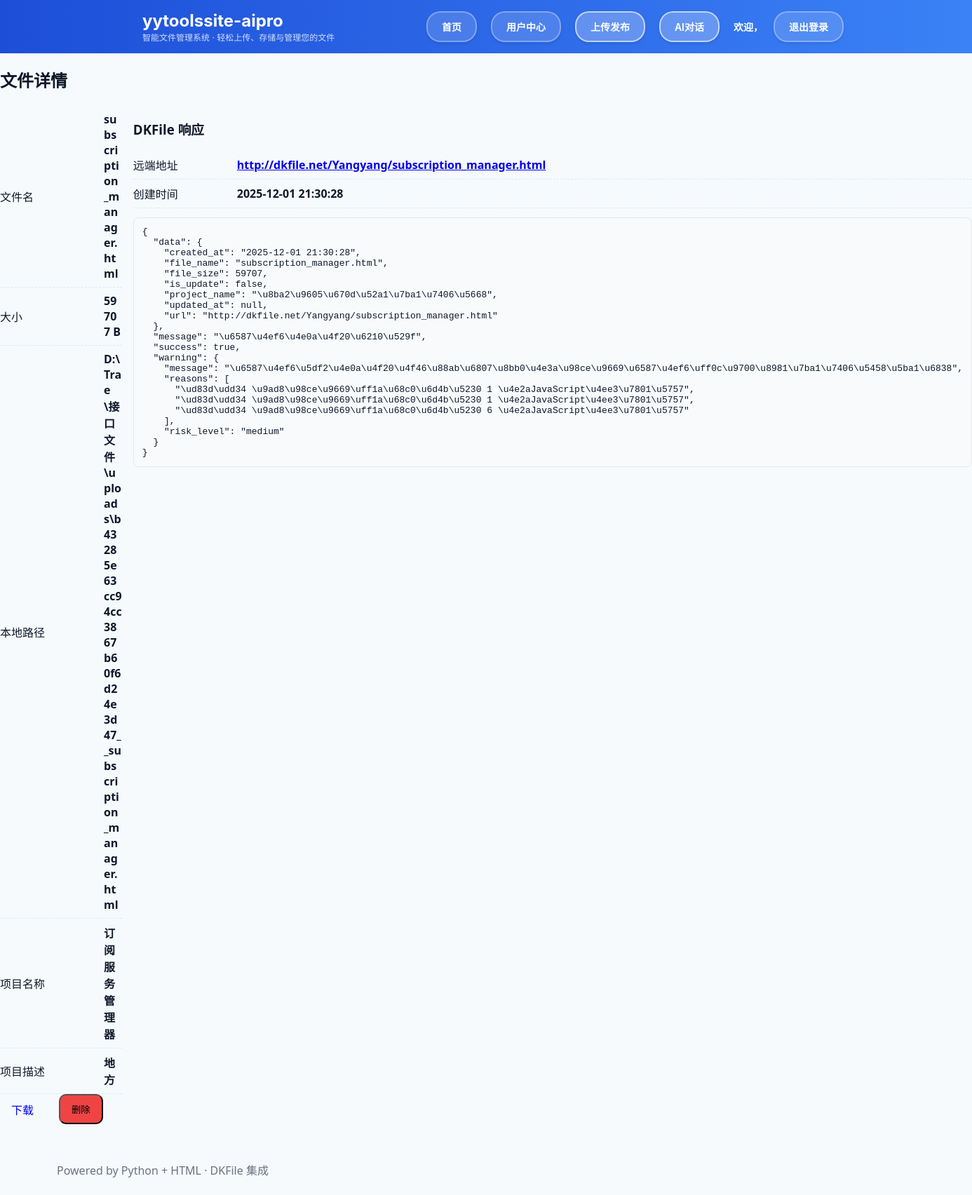
The page /files/b43285e63cc94cc3867b60f6d24e3d47 (signed in) on the database its author committed.
### tables this page shows
CREATE TABLE files (
                        id TEXT PRIMARY KEY,
                        filename TEXT NOT NULL,
                        stored_name TEXT NOT NULL,
                        path TEXT NOT NULL,
                        size INTEGER NOT NULL,
                        dkfile TEXT,
                        project_name TEXT,
                        project_desc TEXT
                    , user_id TEXT DEFAULT "default_user");

### app.py (the view)
    def decorated_function(*args, **kwargs):
        if 'user_id' not in session:
            return redirect(url_for('login', next=request.url))
        return f(*args, **kwargs)

### app.py (called while the page is built)
def ensure_dirs():
    UPLOAD_DIR.mkdir(parents=True, exist_ok=True)
    DATA_DIR.mkdir(parents=True, exist_ok=True)

def get_db():
    conn = sqlite3.connect(str(DB_FILE))
    conn.row_factory = sqlite3.Row
    return conn

def get_file_by_id(file_id, user_id=None, check_owner=True):
    conn = get_db()
    try:
        if check_owner and user_id:
            row = conn.execute('SELECT * FROM files WHERE id = ? AND user_id = ?', (file_id, user_id)).fetchone()
        else:
            row = conn.execute('SELECT * FROM files WHERE id = ?', (file_id,)).fetchone()
        if row:
            return {"id": row["id"], "filename": row["filename"], "stored_name": row["stored_name"],
                    "path": row["path"], "size": row["size"], "dkfile": json.loads(row["dkfile"] if row["dkfile"] else "null"),
                    "project_name": row["project_name"], "project_desc": row["project_desc"],
                    "user_id": row["user_id"]}
        return None
    finally:
        conn.close()

def log_access(file_id, action, request):
    conn = get_db()
    try:
        user_id = session.get('user_id')
        ip_address = request.remote_addr
        user_agent = request.user_agent.string
        conn.execute('''INSERT INTO access_logs (file_id, user_id, action, ip_address, user_agent)
                        VALUES (?, ?, ?, ?, ?)''',
                    (file_id, user_id, action, ip_address, user_agent))
        conn.commit()
    finally:
        conn.close()

def login_required(f):
    def decorated_function(*args, **kwargs):
        if 'user_id' not in session:
            return redirect(url_for('login', next=request.url))
        return f(*args, **kwargs)
    decorated_function.__name__ = f.__name__
    return decorated_function

@app.get("/files/<file_id>")
@login_required
def file_detail(file_id):
    init_db()
    found = get_file_by_id(file_id, check_owner=False)
    if not found:
        return render_template("detail.html", not_found=True, item=None)
    log_access(file_id, 'view', request)
    return render_template("detail.html", not_found=False, item=found)

@app.after_request
def add_cache_control(response):
    if request.path.endswith('.css') or request.path.endswith('.js'):
        response.headers['Cache-Control'] = 'no-cache, no-store, must-revalidate'
        response.headers['Pragma'] = 'no-cache'
        response.headers['Expires'] = '0'
    return response

### templates/detail.html (shortened to what this page needs)
{% extends 'base.html' %}
{% block content %}
{% if not_found %}
  <div class="empty">未找到文件</div>
{% else %}
  <section class="panel">
    <h2>文件详情</h2>
    <div class="grid">
      <div>
        <div class="kv"><span>文件名</span><strong>{{ item.filename }}</strong></div>
        <div class="kv"><span>大小</span><strong>{{ (item.size or 0) | int }} B</strong></div>
        <div class="kv"><span>本地路径</span><strong>{{ item.path }}</strong></div>
        {% if item.project_name %}
        <div class="kv"><span>项目名称</span><strong>{{ item.project_name }}</strong></div>
        {% endif %}
        {% if item.project_desc %}
        <div class="kv"><span>项目描述</span><strong>{{ item.project_desc }}</strong></div>
        {% endif %}
        <div class="actions">
          <a class="btn" href="{{ url_for('download_local', stored_name=item.stored_name) }}">下载</a>
          <form class="inline" action="{{ url_for('file_delete', file_id=item.id) }}" method="post">
            <button class="btn danger" type="submit" onclick="return confirm('确定要删除这个文件吗？此操作不可恢复。')">删除</button>
          </form>
        </div>
      </div>
      <div>
        <h3>DKFile 响应</h3>
        {% if item.dkfile %}
          {% set d = item.dkfile.data if item.dkfile and item.dkfile.success else None %}
          {% if d and d.url %}
            <div class="kv"><span>远端地址</span><strong><a href="{{ d.url }}" target="_blank">{{ d.url }}</a></strong></div>
            <div class="kv"><span>创建时间</span><strong>{{ d.created_at }}</strong></div>
          {% endif %}
          <pre class="code">{{ item.dkfile | tojson(indent=2) }}</pre>
        {% else %}
          <div class="empty">暂无</div>
        {% endif %}
      </div>
    </div>
  </section>
{% endif %}
{% endblock %}

### static/style.css (style rules this page uses)
:root { --blue-900:#1e3a8a;--blue-700:#1d4ed8;--blue-600:#2563eb;--blue-500:#3b82f6;--blue-300:#93c5fd;--bg:#f7fafc;--card:#ffffff;--text:#0f172a;--muted:#6b7280;--border:#e5e7eb;--shadow:0 8px 20px rgba(17,24,39,.08);--danger:#ef4444 }
* { box-sizing:border-box }
html,body { margin:0;padding:0;background:var(--bg);color:var(--text);font-family:system-ui,-apple-system,Segoe UI,Roboto,Helvetica,Arial,sans-serif }
body { padding:0 !important;margin:0 !important }
.actions { display:flex;gap:12px }
.btn { display:inline-block;text-decoration:none;padding:10px 16px;border-radius:10px;margin-right:8px }
.btn.danger { background:var(--danger) }
.inline { display:inline }
.grid { display:grid;grid-template-columns:1fr 1fr;gap:16px }
.kv { display:grid;grid-template-columns:140px 1fr;align-items:center;gap:8px;padding:8px 0;border-bottom:1px dashed rgba(96,165,250,.2) }
.kv strong { word-break:break-all;overflow-wrap:anywhere }
.kv strong a { word-break:break-all }
.code { background:#f8fafc;border:1px solid var(--border);border-radius:8px;padding:12px;overflow:auto;max-height:360px }

### templates/base.html (style rules this page uses)
* { box-sizing: border-box; }

### rows shown on the page
files: filename "subscription_manager.html", size "59707", path "D:\\Trae\\接口文件\\uploads\\b43285e63cc94cc3867b60f6d24e3d47__subscription_manager.html", project_name "订阅服务管理器", project_desc "地方"

### other values the page prints
{{ d.url }} "http://dkfile.net/Yangyang/subscription_manager.html"
{{ d.created_at }} "2025-12-01 21:30:28"
